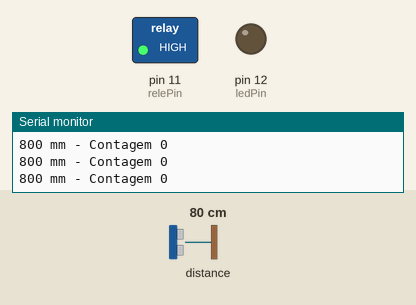
Bench run of a sketch on a simulated Arduino Uno, built with avr-gcc and run on an emulated ATmega328P. On the bench: switched loads named in the sketch (green lamp = pin HIGH), output pins drawn as LEDs (lit = HIGH), the last lines printed to the serial monitor. Inputs (shaded band) come from the test bench; at power-on: distance to the obstacle 80 cm.

Above: at 1.2 s.
1.3 s: distance to the obstacle set to 54 cm
2.8 s: distance to the obstacle set to 47 cm
At 3.5 s:
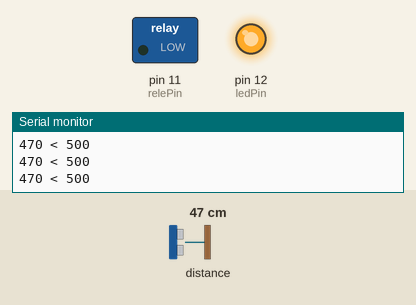
4.3 s: distance to the obstacle set to 60 cm
At 5.5 s:
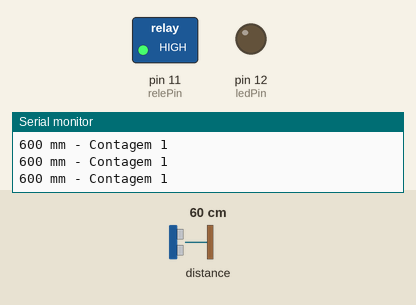
5.8 s: distance to the obstacle set to 2 cm
At 7.2 s:
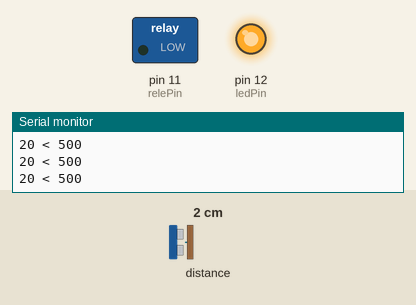
Timing chart, 0 to 8.3 s (numbered marks = the images above; inputs shaded):
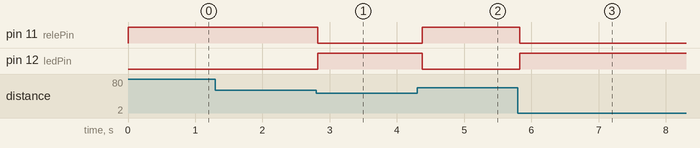

The sketch:

Arduino-VL53l0x.ino
```cpp
/* This example shows how to get single-shot range
 measurements from the VL53L0X. The sensor can optionally be
 configured with different ranging profiles, as described in
 the VL53L0X API user manual, to get better performance for
 a certain application. This code is based on the four
 "SingleRanging" examples in the VL53L0X API.

 The range readings are in units of mm. */

#include <Wire.h>
#include <VL53L0X.h>

VL53L0X sensor;


// Uncomment this line to use long range mode. This
// increases the sensitivity of the sensor and extends its
// potential range, but increases the likelihood of getting
// an inaccurate reading because of reflections from objects
// other than the intended target. It works best in dark
// conditions.

//#define LONG_RANGE


// Uncomment ONE of these two lines to get
// - higher speed at the cost of lower accuracy OR
// - higher accuracy at the cost of lower speed

//#define HIGH_SPEED
#define HIGH_ACCURACY

int ledPin = 12;
int relePin = 11;
int defaultMinRange = 500;
int defaultMaxRange = 550;
int range = 0;
int count = 0;
int lastCall = 0;
void setup(){
  Serial.begin(115200);
  Wire.begin();
  pinMode(ledPin,OUTPUT);
  pinMode(relePin,OUTPUT);
  digitalWrite(relePin, HIGH);


  sensor.setTimeout(500);
  if (!sensor.init()){
    Serial.println("Failed to detect and initialize sensor!");
    while (1) {}
  }

#if defined LONG_RANGE
  // lower the return signal rate limit (default is 0.25 MCPS)
  sensor.setSignalRateLimit(0.1);
  // increase laser pulse periods (defaults are 14 and 10 PCLKs)
  sensor.setVcselPulsePeriod(VL53L0X::VcselPeriodPreRange, 18);
  sensor.setVcselPulsePeriod(VL53L0X::VcselPeriodFinalRange, 14);
#endif

#if defined HIGH_SPEED
  // reduce timing budget to 20 ms (default is about 33 ms)
  sensor.setMeasurementTimingBudget(20000);
#elif defined HIGH_ACCURACY
  // increase timing budget to 200 ms
  sensor.setMeasurementTimingBudget(200000);
#endif
}

void loop(){
  //if(millis() - lastCall > 50){
    //lastCall = millis();
    range = sensor.readRangeSingleMillimeters();
    Serial.print(range);Serial.print(" mm - Contagem ");Serial.println(count);
    if (sensor.timeoutOccurred()) { Serial.print(" TIMEOUT"); }

    if(range < defaultMinRange){
      count++;
      digitalWrite(ledPin, HIGH);
      digitalWrite(relePin, LOW);
    }
    else{
      digitalWrite(ledPin, LOW);
      digitalWrite(relePin, HIGH);
    }
    while(range < defaultMinRange){
      Serial.print(range);Serial.print(" < ");Serial.println(defaultMinRange);
      range = sensor.readRangeSingleMillimeters();
    }

    delay(20);
  //}

}
```

Measured:
- the behaviour switches between 50 and 49 cm on distance to the obstacle (found by bisection; images 0 and 1)
- after the input at 2.8 s, pin 11 (relePin): HIGH → LOW at once; pin 12 (ledPin): LOW → HIGH at once
- after the input at 4.3 s, pin 11 (relePin): LOW → HIGH after 0.08 s; pin 12 (ledPin): HIGH → LOW after 0.08 s
- after the input at 5.8 s, pin 11 (relePin): HIGH → LOW at once; pin 12 (ledPin): LOW → HIGH at once
